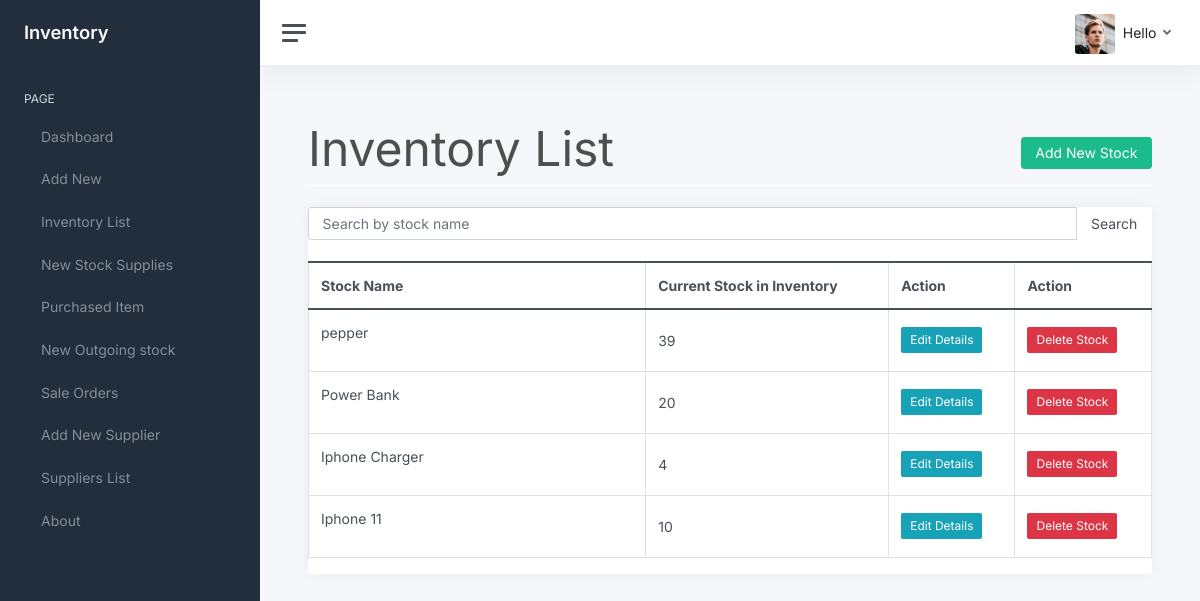
Screenshot of /inventory/ with the database file from the repository.
### inventory/views.py (the view)
class StockListView(FilterView):
    filterset_class = StockFilter
    queryset = Stock.objects.filter(is_deleted=False)
    template_name = 'temp3/inventory.html'
    paginate_by = 10

### transactions/templates/temp3/inventory.html (shortened to what this page needs)
{% extends 'temp3/base.html' %}
{% load widget_tweaks %}
 {% block main_content %}
 <main class="content">
    <div class="row" style="color: #4e4e4e; font-style: bold; font-size: 3rem; ">
        <div class="col-md-8">Inventory List</div>
        <div class="col-md-4">
            <div style="float:right;"> <a class="btn btn-success" href="{% url 'new-stock' %}">Add New Stock</a> </div>
        </div>
    </div>
    <div style="border-bottom: 1px solid white;"></div>
    <br>
    <div class="card">
    <table class="table table-css table-bordered table-hover">
        <form method="get">
            <div class="input-group search">
                {% render_field filter.form.name class="form-control textinput" placeholder="Search by stock name" %}
                <div class="input-group-append">
                   <button type="submit" class="btn btn-pink"> Search </button>
                </div>
            </div>
        </form>
        <br>
        <thead class="thead-dark align-middle">
            <tr>
                <th width="40%">Stock Name</th>
                <th>Current Stock in Inventory</th>
                <th>Action</th>
                <th>Action</th>
            </tr>
        </thead>
{% if object_list %}
        <tbody>
            {% for stock in object_list %}
                <tr>
                    <td>
                        <p>{{ stock.name }}</p>
                    </td>
                    <td class="align-middle">{{ stock.quantity }}</td>
                    <td class="align-middle">
                        <a href="{% url 'edit-stock' stock.pk %}" class="btn btn-info btn-sm">Edit Details</a>
                        <td class="align-middle">
                        <a href="{% url 'delete-stock' stock.pk %}" class="btn btn-danger btn-sm"> Delete Stock </a></td>
                    </td>
                </tr>
            {% endfor %}
        </tbody>
    </table>
</div>
{% else %}
        <tbody></tbody>
    </table>
    <br><br><br><br><br><br><br><br>
    <div style="color: #575757; font-style: bold; font-size: 1.5rem; text-align: center;">The records are empty. Please try adding some.</div>
{% endif %}
 </main>
 {% endblock main_content %}

### rows the page displays
Stock: name "pepper", quantity "39"
Stock: name "Power Bank", quantity "20"
Stock: name "Iphone Charger", quantity "4"
Stock: name "Iphone 11", quantity "10"
